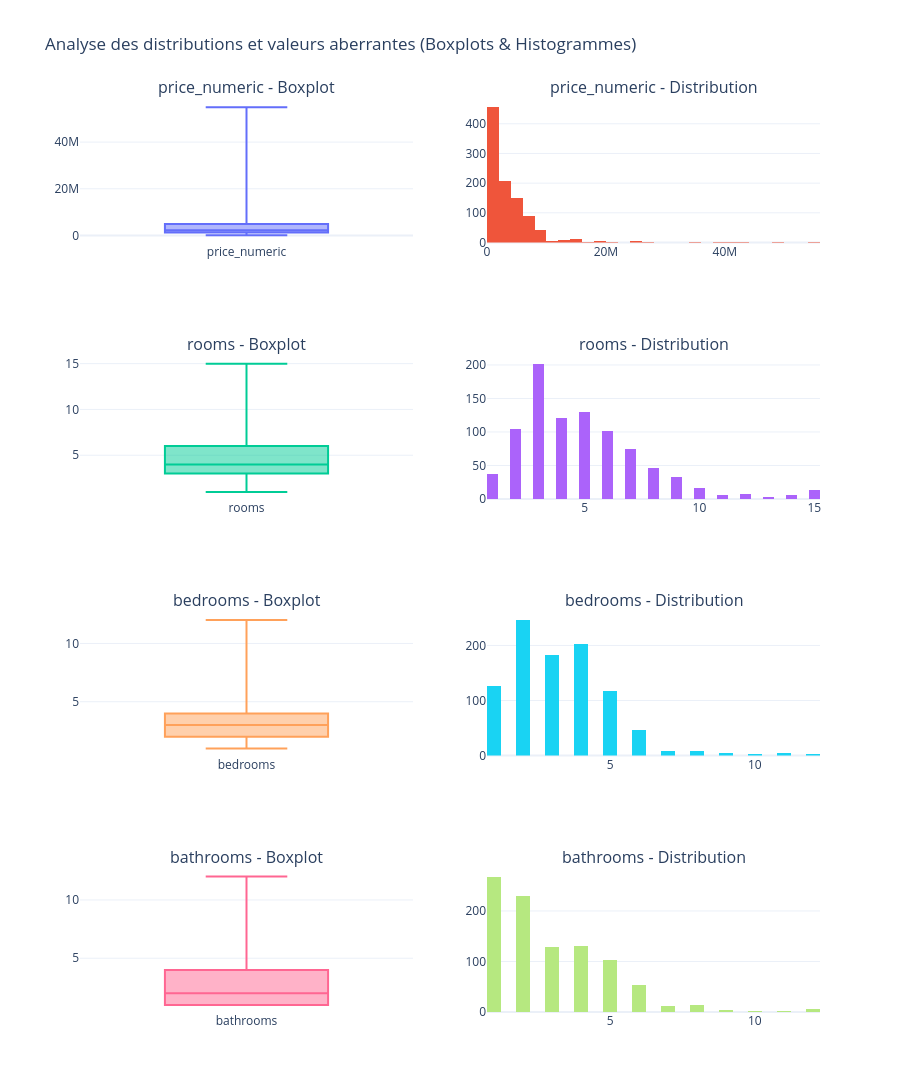

The code cell stored with this chart in its notebook:
### Code cell
import plotly.graph_objects as go
from plotly.subplots import make_subplots

cols = ["price_numeric", "rooms", "bedrooms", "bathrooms"]

# Création d'une grille de subplots (4 lignes, 2 colonnes)
fig = make_subplots(
    rows=len(cols),
    cols=2,
    subplot_titles=[
        f"{col} - {'Boxplot' if j%2==0 else 'Distribution'}"
        for col in cols
        for j in range(2)
    ],
)

for i, col in enumerate(cols):
  # Nettoyage des données (suppression des valeurs manquantes)
  data_clean = df[col].dropna()

  # 1. Ajout du Boxplot (Colonne 1)
  fig.add_trace(
      go.Box(y=data_clean, name=col, boxpoints=False, showlegend=False),
      row=i + 1,
      col=1,
  )

  # 2. Ajout de l'Histogramme (Colonne 2)
  fig.add_trace(
      go.Histogram(x=data_clean, name=col, nbinsx=50, showlegend=False),
      row=i + 1,
      col=2,
  )

# Mise à jour de la mise en page globale
fig.update_layout(
    height=400 * len(cols),
    title_text=(
        "Analyse des distributions et valeurs aberrantes (Boxplots &"
        " Histogrammes)"
    ),
    template="plotly_white",
)

fig.show()

### Figure 1 — Plotly figure (JSON) as saved in the notebook; plotly's stock layout.template omitted (floating-point values rounded to 4 significant figures; data arrays with more than 128 entries replaced by an {"elided": "..."} marker saying what was removed)
{"data": [{"boxpoints": false, "name": "price_numeric", "showlegend": false, "type": "box", "xaxis": "x", "y": {"elided": "994 float values"}, "yaxis": "y"}, {"name": "price_numeric", "nbinsx": 50, "showlegend": false, "type": "histogram", "x": {"elided": "994 float values"}, "xaxis": "x2", "yaxis": "y2"}, {"boxpoints": false, "name": "rooms", "showlegend": false, "type": "box", "xaxis": "x3", "y": {"elided": "905 float values"}, "yaxis": "y3"}, {"name": "rooms", "nbinsx": 50, "showlegend": false, "type": "histogram", "x": {"elided": "905 float values"}, "xaxis": "x4", "yaxis": "y4"}, {"boxpoints": false, "name": "bedrooms", "showlegend": false, "type": "box", "xaxis": "x5", "y": {"elided": "953 float values"}, "yaxis": "y5"}, {"name": "bedrooms", "nbinsx": 50, "showlegend": false, "type": "histogram", "x": {"elided": "953 float values"}, "xaxis": "x6", "yaxis": "y6"}, {"boxpoints": false, "name": "bathrooms", "showlegend": false, "type": "box", "xaxis": "x7", "y": {"elided": "947 float values"}, "yaxis": "y7"}, {"name": "bathrooms", "nbinsx": 50, "showlegend": false, "type": "histogram", "x": {"elided": "947 float values"}, "xaxis": "x8", "yaxis": "y8"}], "layout": {"annotations": [{"font": {"size": 16}, "showarrow": false, "text": "price_numeric - Boxplot", "x": 0.225, "xanchor": "center", "xref": "paper", "y": 1, "yanchor": "bottom", "yref": "paper"}, {"font": {"size": 16}, "showarrow": false, "text": "price_numeric - Distribution", "x": 0.775, "xanchor": "center", "xref": "paper", "y": 1, "yanchor": "bottom", "yref": "paper"}, {"font": {"size": 16}, "showarrow": false, "text": "rooms - Boxplot", "x": 0.225, "xanchor": "center", "xref": "paper", "y": 0.7188, "yanchor": "bottom", "yref": "paper"}, {"font": {"size": 16}, "showarrow": false, "text": "rooms - Distribution", "x": 0.775, "xanchor": "center", "xref": "paper", "y": 0.7188, "yanchor": "bottom", "yref": "paper"}, {"font": {"size": 16}, "showarrow": false, "text": "bedrooms - Boxplot", "x": 0.225, "xanchor": "center", "xref": "paper", "y": 0.4375, "yanchor": "bottom", "yref": "paper"}, {"font": {"size": 16}, "showarrow": false, "text": "bedrooms - Distribution", "x": 0.775, "xanchor": "center", "xref": "paper", "y": 0.4375, "yanchor": "bottom", "yref": "paper"}, {"font": {"size": 16}, "showarrow": false, "text": "bathrooms - Boxplot", "x": 0.225, "xanchor": "center", "xref": "paper", "y": 0.1562, "yanchor": "bottom", "yref": "paper"}, {"font": {"size": 16}, "showarrow": false, "text": "bathrooms - Distribution", "x": 0.775, "xanchor": "center", "xref": "paper", "y": 0.1562, "yanchor": "bottom", "yref": "paper"}], "height": 1600, "title": {"text": "Analyse des distributions et valeurs aberrantes (Boxplots & Histogrammes)"}, "xaxis": {"anchor": "y", "domain": [0, 0.45]}, "xaxis2": {"anchor": "y2", "domain": [0.55, 1]}, "xaxis3": {"anchor": "y3", "domain": [0, 0.45]}, "xaxis4": {"anchor": "y4", "domain": [0.55, 1]}, "xaxis5": {"anchor": "y5", "domain": [0, 0.45]}, "xaxis6": {"anchor": "y6", "domain": [0.55, 1]}, "xaxis7": {"anchor": "y7", "domain": [0, 0.45]}, "xaxis8": {"anchor": "y8", "domain": [0.55, 1]}, "yaxis": {"anchor": "x", "domain": [0.8438, 1]}, "yaxis2": {"anchor": "x2", "domain": [0.8438, 1]}, "yaxis3": {"anchor": "x3", "domain": [0.5625, 0.7188]}, "yaxis4": {"anchor": "x4", "domain": [0.5625, 0.7188]}, "yaxis5": {"anchor": "x5", "domain": [0.2812, 0.4375]}, "yaxis6": {"anchor": "x6", "domain": [0.2812, 0.4375]}, "yaxis7": {"anchor": "x7", "domain": [0, 0.1562]}, "yaxis8": {"anchor": "x8", "domain": [0, 0.1562]}}}
